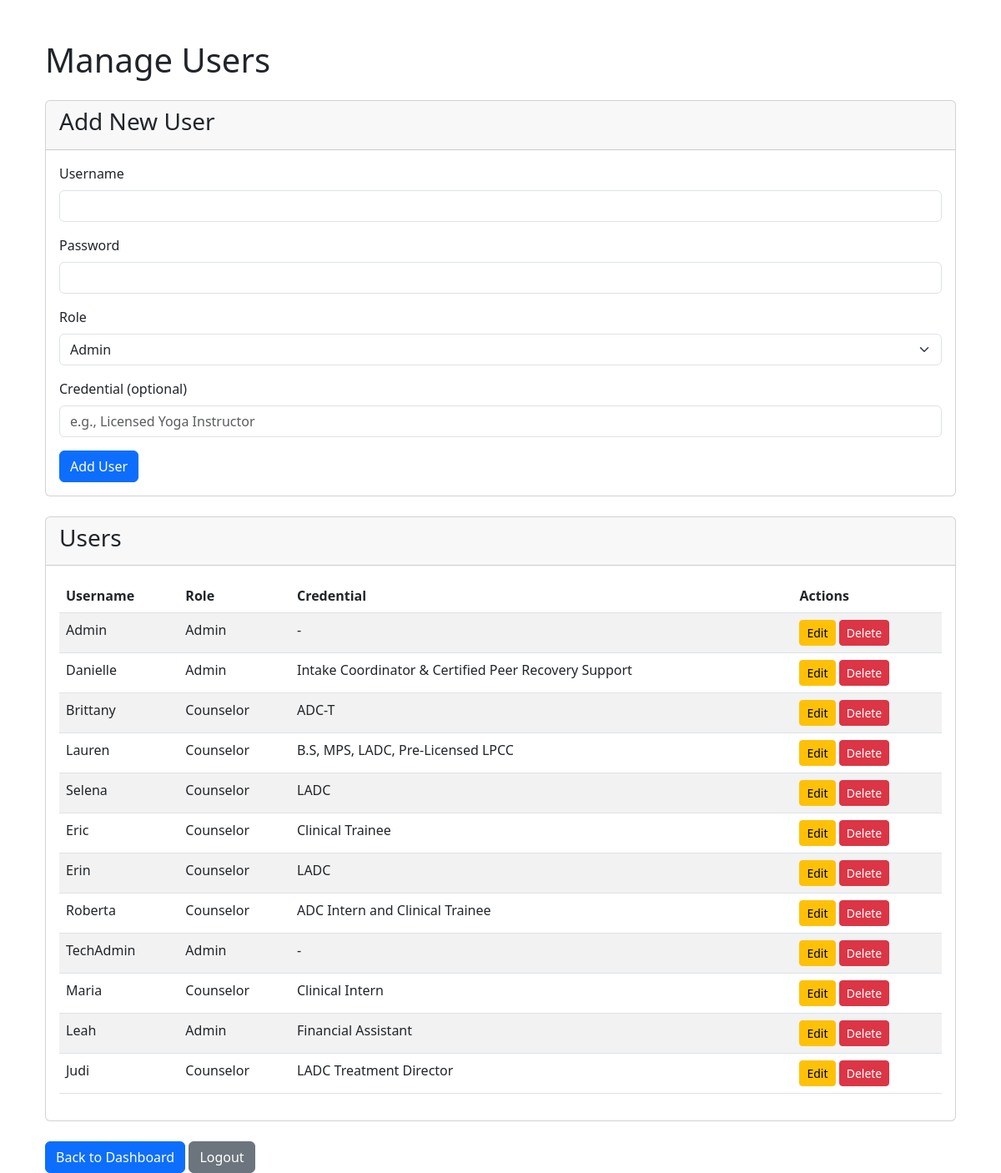
/admin/users (signed in), run on the app's committed database.
### models.py (models this page shows, shortened)
class User(UserMixin, db.Model):
    id = db.Column(db.Integer, primary_key=True)
    username = db.Column(db.String(80), unique=True, nullable=False)
    password_hash = db.Column(db.String(128), nullable=False)
    role = db.Column(db.String(20), nullable=False)  # admin, frontdesk, teacher
    department = db.Column(db.String(100), nullable=True)

### routes/admin.py (the view, shortened to what this page needs)
@bp.route('/admin/users', methods=['GET', 'POST'])
@login_required
def users():
    if current_user.role != 'admin':
        flash('Access denied: Admins only.', 'danger')
        return redirect(url_for('auth.login'))
    users = User.query.all()
    return render_template('admin_users.html', users=users)

### app.py (called while the page is built)
@login_manager.user_loader
def load_user(user_id):
    from models import User
    return User.query.get(int(user_id))

### templates/admin_users.html (shortened to what this page needs)
{% extends 'base.html' %}
{% block content %}
<div class="container mt-5">
    <h1 class="mb-4">Manage Users</h1>
    <div class="card mb-4">
        <div class="card-header">
            <h3>Add New User</h3>
        </div>
        <div class="card-body">
            <form method="POST" action="{{ url_for('admin.users') }}">
                <div class="mb-3">
                    <label for="username" class="form-label">Username</label>
                    <input type="text" class="form-control" id="username" name="username" required>
                </div>
                <div class="mb-3">
                    <label for="password" class="form-label">Password</label>
                    <input type="password" class="form-control" id="password" name="password" required>
                </div>
                <div class="mb-3">
                    <label for="role" class="form-label">Role</label>
                    <select class="form-select" id="role" name="role" required>
                        <option value="admin">Admin</option>
                    </select>
                </div>
                <div class="mb-3">
                    <label for="credential" class="form-label">Credential (optional)</label>
                    <input type="text" class="form-control" id="credential" name="department" placeholder="e.g., Licensed Yoga Instructor">
                </div>
                <button type="submit" name="add_user" class="btn btn-primary">Add User</button>
            </form>
        </div>
    </div>
    <div class="card mb-4">
        <div class="card-header">
            <h3>Users</h3>
        </div>
        <div class="card-body">
            {% if users %}
                <table class="table table-striped">
                    <thead>
                        <tr>
                            <th>Username</th>
                            <th>Role</th>
                            <th>Credential</th>
                            <th>Actions</th>
                        </tr>
                    </thead>
                    <tbody>
                        {% for user in users %}
                            <tr>
                                <td>{{ user.username }}</td>
                                <td>
                                    {% if user.role == 'admin' %}
                                        Admin
                                    {% elif user.role == 'frontdesk' %}
                                        Front Desk
                                    {% elif user.role == 'teacher' %}
                                        Counselor
                                    {% endif %}
                                </td>
                                <td>{{ user.department or '-' }}</td>
                                <td>
                                    <button type="button" class="btn btn-warning btn-sm" data-bs-toggle="modal" data-bs-target="#editUserModal-{{ user.id }}">Edit</button>
                                    <form method="POST" action="{{ url_for('admin.users') }}" class="d-inline">
                                        <button type="submit" name="delete_user" class="btn btn-danger btn-sm" onclick="return confirm('Are you sure you want to delete this user?')">Delete</button>
                                    </form>
                                </td>
                            </tr>
                        {% endfor %}
                    </tbody>
                </table>
            {% else %}
                <p>No users found.</p>
            {% endif %}
        </div>
    </div>
    <a href="{{ url_for('admin.dashboard') }}" class="btn btn-primary">Back to Dashboard</a>
    <a href="{{ url_for('auth.logout') }}" class="btn btn-secondary">Logout</a>
</div>
{% endblock %}

### data on the page
User: username "Admin", role "Admin", department "-"
User: username "Danielle", role "Admin", department "Intake Coordinator & Certified Peer Recovery Support"
User: username "Brittany", role "Counselor", department "ADC-T"
User: username "Lauren", role "Counselor", department "B.S, MPS, LADC, Pre-Licensed LPCC"
User: username "Selena", role "Counselor", department "LADC"
User: username "Eric", role "Counselor", department "Clinical Trainee"
User: username "Erin", role "Counselor", department "LADC"
User: username "Roberta", role "Counselor", department "ADC Intern and Clinical Trainee"
User: username "TechAdmin", role "Admin", department "-"
User: username "Maria", role "Counselor", department "Clinical Intern"
User: username "Leah", role "Admin", department "Financial Assistant"
User: username "Judi", role "Counselor", department "LADC Treatment Director"
